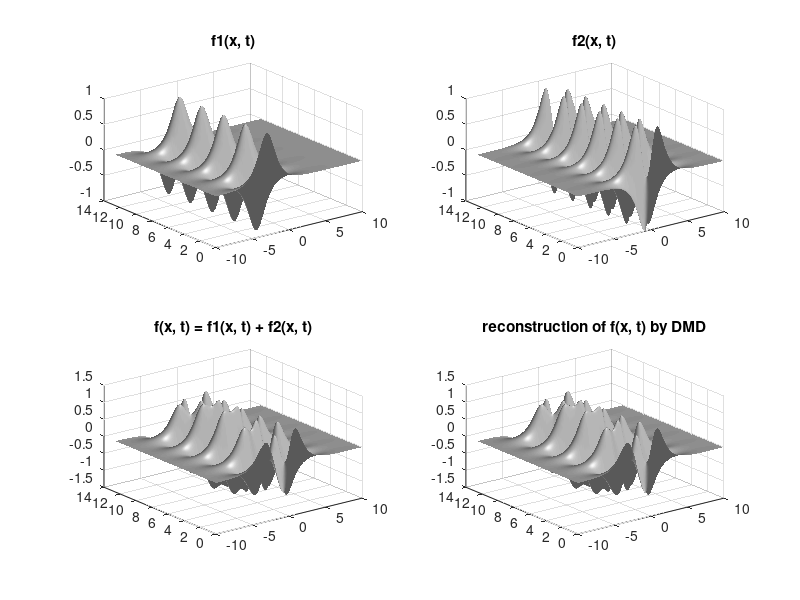
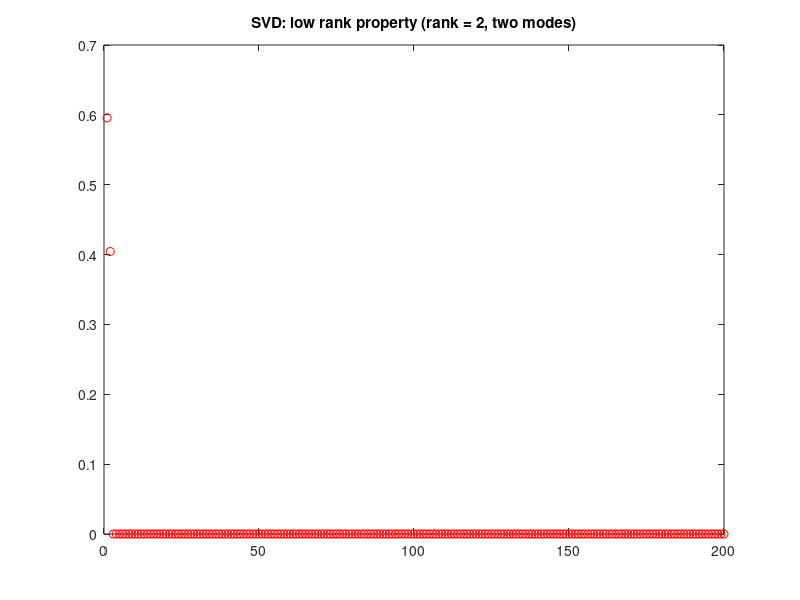
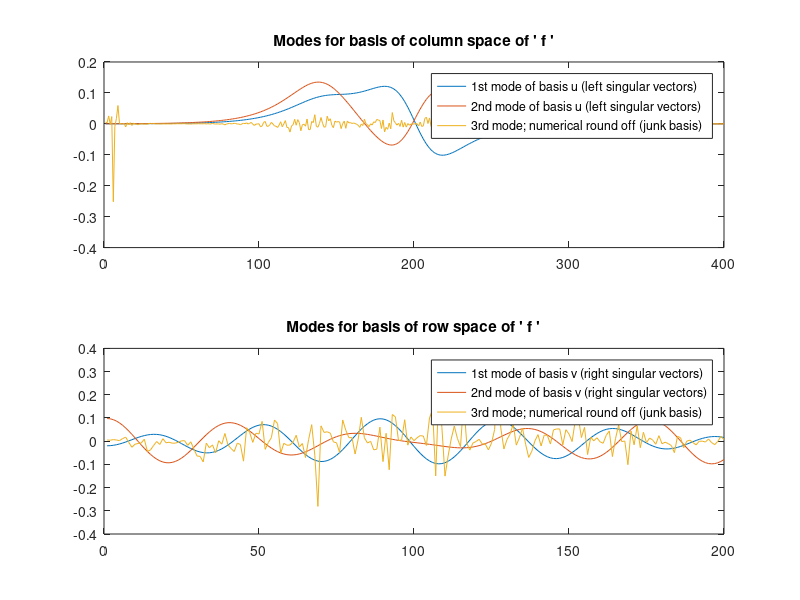
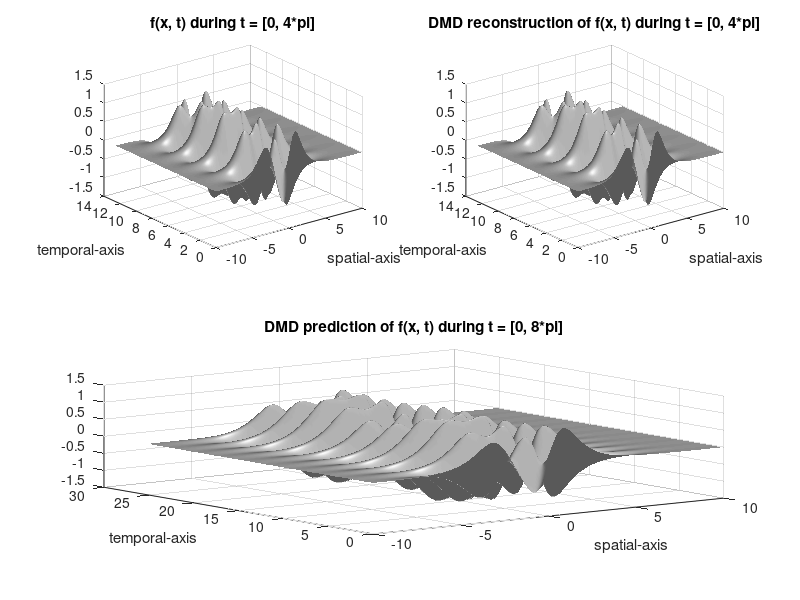

Reproduce these figures in MATLAB, in order.
%% generate grid geometry
xi = linspace(-10, 10, 400);
t = linspace(0, 4*pi, 200);
dt = t(2) - t(1);

[xgrid, tgrid] = meshgrid(xi, t);

%% create two spatio-temporal patterns
f1 = sech(xgrid + 3) .* (1*exp(1i*2.3*tgrid));
f2 = (sech(xgrid).*tanh(xgrid)).*(2*exp(1i*2.8*tgrid));

f = f1 + f2;

[u, s, v] = svd(f.');

%% plot
figure(1);
subplot(2,2,1); surfl(xgrid, tgrid, real(f1));  shading interp; colormap gray;  title('f1(x, t)');
subplot(2,2,2); surfl(xgrid, tgrid, real(f2));  shading interp; colormap gray;  title('f2(x, t)');
subplot(2,2,3); surfl(xgrid, tgrid, real(f));  shading interp; colormap gray; title('f(x, t) = f1(x, t) + f2(x, t)');

figure(2);
plot(diag(s) / sum(diag(s)), 'ro'); title('SVD: low rank property (rank = 2, two modes)');

figure(3);
subplot(2,1,1); plot(real(u(:, 1:3))); 
legend('1st mode of basis u (left singular vectors)', ...
        '2nd mode of basis u (left singular vectors)', ...
        '3rd mode; numerical round off (junk basis)  '); 
title('Modes for basis of column space of '' f ''');

subplot(2,1,2); plot(real(v(:, 1:3)));
legend('1st mode of basis v (right singular vectors)', ...
        '2nd mode of basis v (right singular vectors)', ...
        '3rd mode; numerical round off (junk basis)  '); 
title('Modes for basis of row space of '' f ''');

%% dynamic mode decomposition (DMD)
X = f.';    % in C^(spatio, temporal)

X1 = X(:, 1:end-1);
X2 = X(:, 2:end);

%% STEP 1: singular value decomposition (SVD)
r = 2;      % rank-r truncation
[U, S, V] = svd(X1, 'econ');

Ur = U(:, 1:r);
Sr = S(1:r, 1:r);
Vr = V(:, 1:r);

%% STEP 2: low-rank subspace matrix 
%         (similarity transform, least-square fit matrix, low-rank subspace matrix)
Atilde = Ur'*X2*Vr*Sr^(-1);

%% STEP 3: eigen decomposition
% W: eigen vectors
% D: eigen values
[W, D] = eig(Atilde);

%% STEP 4: real space DMD mode
Phi = X2*Vr*Sr^(-1)*W;   % DMD modes

lamdba = diag(D);       % eigen value
omega = log(lamdba)/dt; % log of eigen value

figure(4); 
subplot(2,1,1); plot(real(u(:, 1:2)));
legend('1st mode of SVD', ...
        '2nd mode of SVD'); 
subplot(2,1,2); plot(real(Phi));
legend('1st mode of DMD', ...
        '2nd mode of DMD'); 

%% STEP 5: reconstruct the signal
x1 = X(:, 1);       % time = 0
b = pinv(Phi)*x1;   % initial value; \: pseudo inverse

t_dyn = zeros(r, length(t));

for i = 1:length(t)
   t_dyn(:, i) = (b.*exp(omega*t(i))); 
end

f_dmd = Phi*t_dyn;

figure(1);
subplot(2,2,1); surfl(xgrid, tgrid, real(f1));  shading interp; colormap gray;  title('f1(x, t)');
subplot(2,2,2); surfl(xgrid, tgrid, real(f2));  shading interp; colormap gray;  title('f2(x, t)');
subplot(2,2,3); surfl(xgrid, tgrid, real(f));  shading interp; colormap gray; title('f(x, t) = f1(x, t) + f2(x, t)');
subplot(2,2,4); surfl(xgrid, tgrid, real(f_dmd).');  shading interp; colormap gray; title('reconstruction of f(x, t) by DMD');

%% additional informations
% predict furture state using time dynamics
t_ext = linspace(0, 8*pi, 400);

[xgrid_ext, tgrid_ext] = meshgrid(xi, t_ext);

t_ext_dyn = zeros(r, length(t_ext));

for i = 1:length(t_ext)
   t_ext_dyn(:, i) = (b.*exp(omega*t_ext(i))); 
end

f_dmd_ext = Phi*t_ext_dyn;

figure(4);
subplot(2,2,1); surfl(xgrid, tgrid, real(f));  shading interp; colormap gray; 
xlabel('spatial-axis'); ylabel('temporal-axis'); title('f(x, t) during t = [0, 4*pi]');
subplot(2,2,2); surfl(xgrid, tgrid, real(f_dmd).');  shading interp; colormap gray; 
xlabel('spatial-axis'); ylabel('temporal-axis'); title('DMD reconstruction of f(x, t) during t = [0, 4*pi]');
subplot(2,2,[3,4]); surfl(xgrid_ext, tgrid_ext, real(f_dmd_ext).');  shading interp; colormap gray; 
xlabel('spatial-axis'); ylabel('temporal-axis'); title('DMD prediction of f(x, t) during t = [0, 8*pi]');

% If eigen value: lambda or omega has tiny real part > 0,
% the output of system function which is spaned 
% by eigen vectors with eigen values goes to the infinity.
% It is one of the limitation of DMD method.

format long e;
disp(omega);    % eigen values exist on the imaginary part.
disp('real part: numerical round off');
disp('imag part: eigen values');